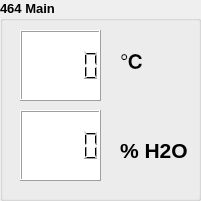
   <widget class="QGroupBox" name="groupBox">
    <property name="geometry">
     <rect>
      <x>1390</x>
      <y>99</y>
      <width>201</width>
      <height>201</height>
     </rect>
    </property>
    <property name="font">
     <font>
      <pointsize>10</pointsize>
      <weight>75</weight>
      <bold>true</bold>
     </font>
    </property>
    <property name="title">
     <string>464 Main</string>
    </property>
    <widget class="QLCDNumber" name="disp9">
     <property name="geometry">
      <rect>
       <x>20</x>
       <y>30</y>
       <width>81</width>
       <height>71</height>
      </rect>
     </property>
     <property name="palette">
      <palette>
       <active>
        <colorrole role="Base">
         <brush brushstyle="SolidPattern">
          <color alpha="255">
           <red>255</red>
           <green>255</green>
           <blue>255</blue>
          </color>
         </brush>
        </colorrole>
        <colorrole role="Window">
         <brush brushstyle="SolidPattern">
          <color alpha="255">
           <red>255</red>
           <green>255</green>
           <blue>255</blue>
          </color>
         </brush>
        </colorrole>
       </active>
       <inactive>
        <colorrole role="Base">
         <brush brushstyle="SolidPattern">
          <color alpha="255">
           <red>255</red>
           <green>255</green>
           <blue>255</blue>
          </color>
         </brush>
        </colorrole>
        <colorrole role="Window">
         <brush brushstyle="SolidPattern">
          <color alpha="255">
           <red>255</red>
           <green>255</green>
           <blue>255</blue>
          </color>
         </brush>
        </colorrole>
       </inactive>
       <disabled>
        <colorrole role="Base">
         <brush brushstyle="SolidPattern">
          <color alpha="255">
           <red>255</red>
           <green>255</green>
           <blue>255</blue>
          </color>
         </brush>
        </colorrole>
        <colorrole role="Window">
         <brush brushstyle="SolidPattern">
          <color alpha="255">
           <red>255</red>
           <green>255</green>
           <blue>255</blue>
          </color>
         </brush>
        </colorrole>
       </disabled>
      </palette>
     </property>
     <property name="autoFillBackground">
      <bool>true</bool>
     </property>
    </widget>
    <widget class="QLCDNumber" name="disp10">
     <property name="geometry">
      <rect>
       <x>20</x>
       <y>110</y>
       <width>81</width>
       <height>71</height>
      </rect>
     </property>
     <property name="palette">
      <palette>
       <active>
        <colorrole role="Base">
         <brush brushstyle="SolidPattern">
          <color alpha="255">
           <red>255</red>
           <green>255</green>
           <blue>255</blue>
          </color>
         </brush>
        </colorrole>
        <colorrole role="Window">
         <brush brushstyle="SolidPattern">
          <color alpha="255">
           <red>255</red>
           <green>255</green>
           <blue>255</blue>
          </color>
         </brush>
        </colorrole>
       </active>
       <inactive>
        <colorrole role="Base">
         <brush brushstyle="SolidPattern">
          <color alpha="255">
           <red>255</red>
           <green>255</green>
           <blue>255</blue>
          </color>
         </brush>
        </colorrole>
        <colorrole role="Window">
         <brush brushstyle="SolidPattern">
          <color alpha="255">
           <red>255</red>
           <green>255</green>
           <blue>255</blue>
          </color>
         </brush>
        </colorrole>
       </inactive>
       <disabled>
        <colorrole role="Base">
         <brush brushstyle="SolidPattern">
          <color alpha="255">
           <red>255</red>
           <green>255</green>
           <blue>255</blue>
          </color>
         </brush>
        </colorrole>
        <colorrole role="Window">
         <brush brushstyle="SolidPattern">
          <color alpha="255">
           <red>255</red>
           <green>255</green>
           <blue>255</blue>
          </color>
         </brush>
        </colorrole>
       </disabled>
      </palette>
     </property>
     <property name="autoFillBackground">
      <bool>true</bool>
     </property>
    </widget>
    <widget class="QLabel" name="label_15">
     <property name="geometry">
      <rect>
       <x>120</x>
       <y>50</y>
       <width>47</width>
       <height>21</height>
      </rect>
     </property>
     <property name="font">
      <font>
       <pointsize>16</pointsize>
       <weight>75</weight>
       <bold>true</bold>
      </font>
     </property>
     <property name="text">
      <string>℃</string>
     </property>
    </widget>
    <widget class="QLabel" name="label_16">
     <property name="geometry">
      <rect>
       <x>120</x>
       <y>140</y>
       <width>81</width>
       <height>21</height>
      </rect>
     </property>
     <property name="font">
      <font>
       <pointsize>16</pointsize>
      </font>
     </property>
     <property name="text">
      <string>% H2O</string>
     </property>
    </widget>
   </widget>
